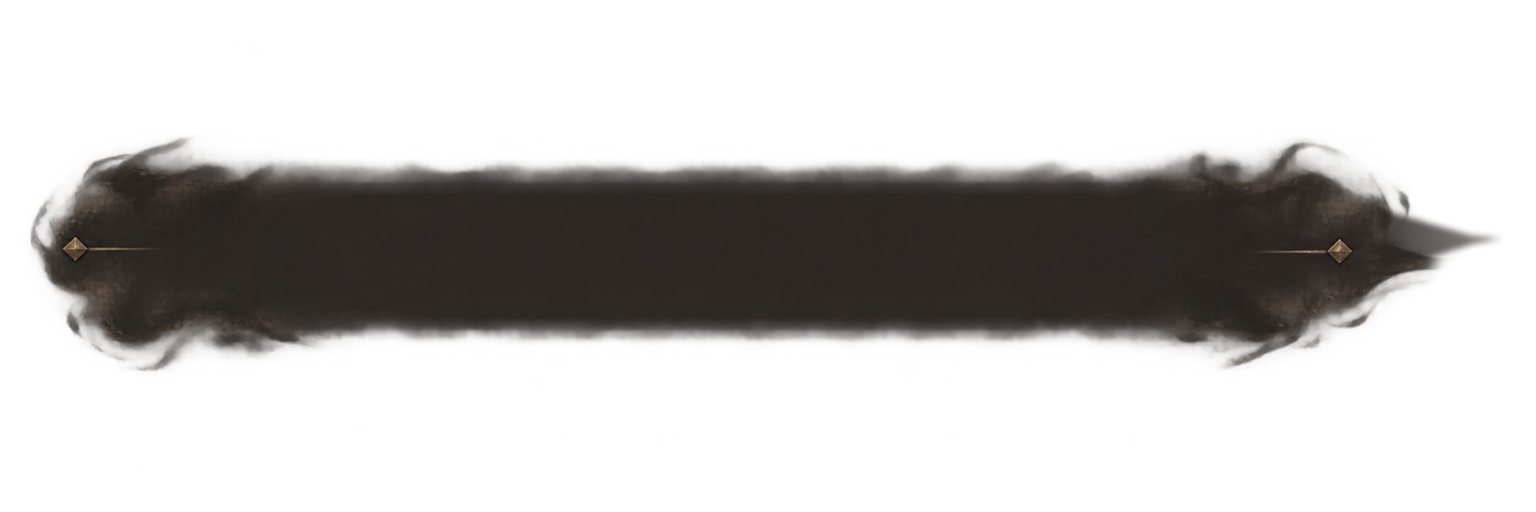
#> input picture rogue-like-play/art/ui/source/speech_bubble.png, 1536 x 512 px
$ python build_speech_bubble.py
#> lines starting #> are read from the running program, lines starting #| are printed output that depends on the picture; after the words box and inside, x2 and y2 are one past the last pixel; in counts of white or black regions, pixels touching at a corner belong together
"""Build the lobby speech bubble's backing from its generated picture.

art/ui/source/speech_bubble.png is a dark ink-wash strip on a transparent
background: plain and even through the middle, a bronze stud at each end and
a short brush-stroke tail on the right. This trims it to the shape, scales it
to HEIGHT pixels and writes art/ui/speech_bubble.png, which the theme's
SpeechSurface draws as a 9-slice: the ends (studs, tail) keep their size and
only the plain middle stretches with the line. Change the theme's
texture_margin_left/right together with LEFT_END and RIGHT_END.

It also writes art/ui/ink_plate.png, the same ink without a tail for hover
hints (InkTooltip): the stud end on the left, mirrored on the right, a plain
middle between. Its theme margins are PLATE_END pixels on each side.

	python tools/build_speech_bubble.py
"""

from __future__ import annotations

from pathlib import Path

from PIL import Image

ROOT = Path(__file__).resolve().parent.parent
SOURCE = ROOT / "art" / "ui" / "source" / "speech_bubble.png"
OUTPUT = ROOT / "art" / "ui" / "speech_bubble.png"
PLATE = ROOT / "art" / "ui" / "ink_plate.png"
PLATE_HEIGHT = 56
# The stud end and a little plain ink beyond it, in plate pixels.
PLATE_END = 56
PLATE_MIDDLE = 64
HEIGHT = 80
# Shares of the trimmed width held by each end; the middle stretches.
LEFT_END = 0.13
RIGHT_END = 0.21


def main() -> None:
	image = Image.open(SOURCE).convert("RGBA")
#> image is the input picture: PIL image 1536x512 RGBA; mean R, G, B, A 15.7, 13.8, 12.3, 70.3
	solid = image.getchannel("A").point(lambda value: 255 if value > 48 else 0)
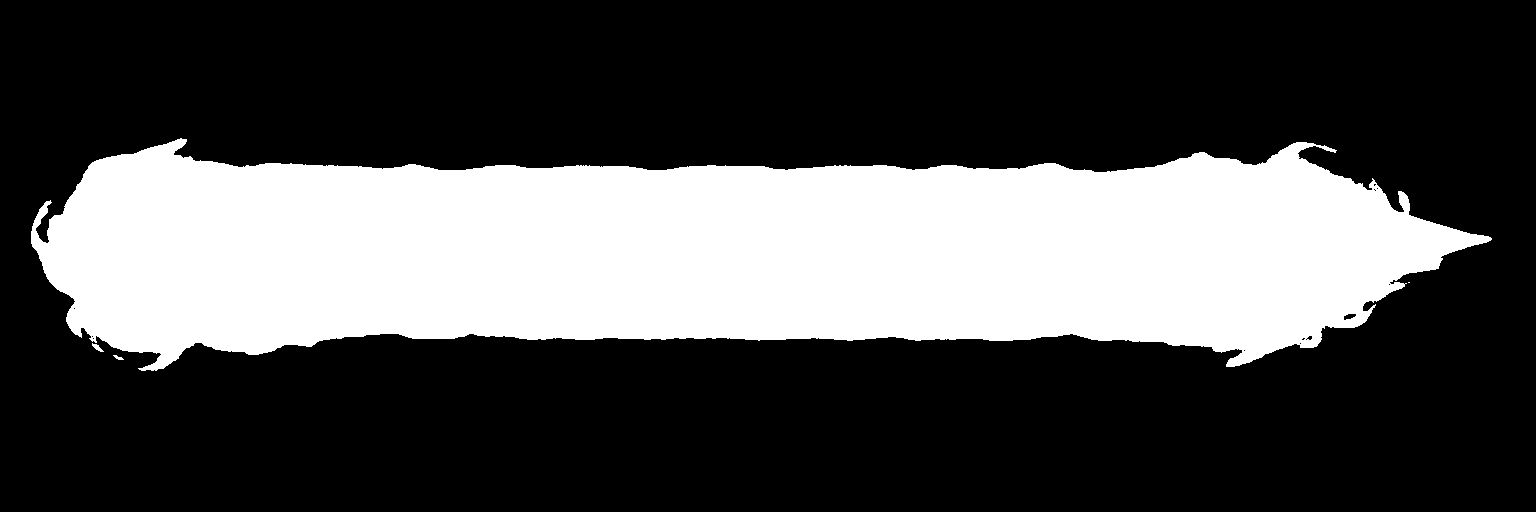
#> solid: PIL image 1536x512 L; 30.3% white; 4 white regions (1 under 20 px), largest, box (x1, y1, x2, y2) and area: (31, 138, 1492, 371) 238231, (92, 343, 104, 352) 46, (113, 355, 124, 360) 28
	shape = image.crop(solid.getbbox())
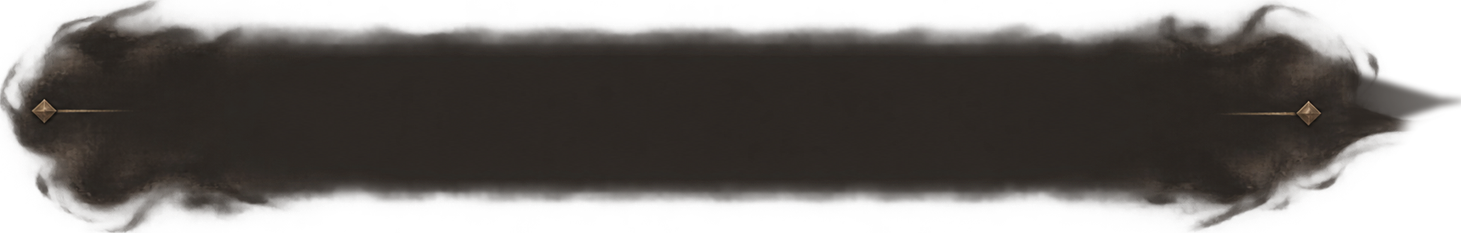
#> shape: PIL image 1461x233 RGBA; mean R, G, B, A 36.2, 31.8, 28.3, 162.3; transparent parts drawn white
	width = round(shape.width * HEIGHT / shape.height)
#> width = 502
	shape.resize((width, HEIGHT), Image.LANCZOS).save(OUTPUT, optimize=True)
	print("size", (width, HEIGHT), "margins", round(width * LEFT_END), round(width * RIGHT_END))
#| size (502, 80) margins 65 105
	small = shape.resize((round(shape.width * PLATE_HEIGHT / shape.height), PLATE_HEIGHT), Image.LANCZOS)
	end = small.crop((0, 0, PLATE_END, PLATE_HEIGHT))
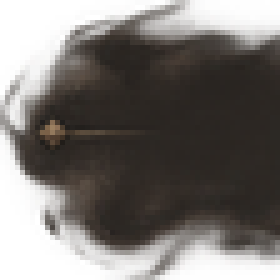
#> end: PIL image 56x56 RGBA (shown 5 times larger); mean R, G, B, A 42.3, 36.7, 32.4, 164.8; transparent parts drawn white
	middle = small.crop((small.width // 2 - PLATE_MIDDLE // 2, 0, small.width // 2 + PLATE_MIDDLE // 2, PLATE_HEIGHT))
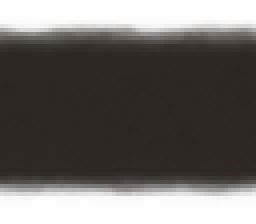
#> middle: PIL image 64x56 RGBA (shown 4 times larger); mean R, G, B, A 34.7, 30.6, 27.5, 174.1; transparent parts drawn white
	plate = Image.new("RGBA", (PLATE_END * 2 + PLATE_MIDDLE, PLATE_HEIGHT), (0, 0, 0, 0))
#> plate: PIL image 176x56 RGBA; every value is 0
	plate.paste(end, (0, 0))
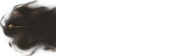
#> plate: PIL image 176x56 RGBA; mean R, G, B, A 13.5, 11.7, 10.3, 52.4; transparent parts drawn white
	plate.paste(middle, (PLATE_END, 0))
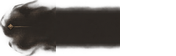
#> plate: PIL image 176x56 RGBA; mean R, G, B, A 26.1, 22.8, 20.3, 115.8; transparent parts drawn white
	plate.paste(end.transpose(Image.Transpose.FLIP_LEFT_RIGHT), (PLATE_END + PLATE_MIDDLE, 0))
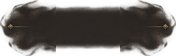
#> plate: PIL image 176x56 RGBA; mean R, G, B, A 39.5, 34.5, 30.6, 168.2; transparent parts drawn white
	plate.save(PLATE, optimize=True)
	print("plate", plate.size, "margins", PLATE_END)
#| plate (176, 56) margins 56


if __name__ == "__main__":
	main()
